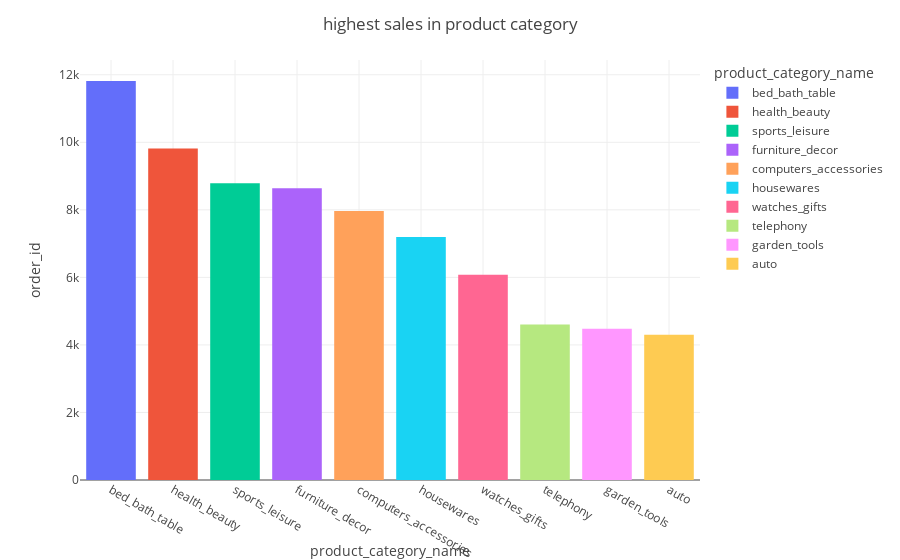

Notebook source saved alongside this figure:
### Code cell
PO= data[['product_category_name','order_id']]

group_4=PO.groupby(['product_category_name'],as_index=False).count().sort_values('order_id',ascending = False).head(10)
group_4


fig = px.bar(group_4,x='product_category_name', y='order_id',color = 'product_category_name')
fig.update_layout(title_text='highest sales in product category',title_x=0.5
                  ,template='gridon')
fig.show()

### Figure 1 — Plotly figure (JSON) as saved in the notebook; plotly's stock layout.template omitted (floating-point values rounded to 4 significant figures)
{"data": [{"alignmentgroup": "True", "hovertemplate": "product_category_name=%{x}<br>order_id=%{y}<extra></extra>", "legendgroup": "bed_bath_table", "marker": {"color": "#636efa"}, "name": "bed_bath_table", "offsetgroup": "bed_bath_table", "orientation": "v", "showlegend": true, "textposition": "auto", "type": "bar", "x": ["bed_bath_table"], "xaxis": "x", "y": [11815], "yaxis": "y"}, {"alignmentgroup": "True", "hovertemplate": "product_category_name=%{x}<br>order_id=%{y}<extra></extra>", "legendgroup": "health_beauty", "marker": {"color": "#EF553B"}, "name": "health_beauty", "offsetgroup": "health_beauty", "orientation": "v", "showlegend": true, "textposition": "auto", "type": "bar", "x": ["health_beauty"], "xaxis": "x", "y": [9816], "yaxis": "y"}, {"alignmentgroup": "True", "hovertemplate": "product_category_name=%{x}<br>order_id=%{y}<extra></extra>", "legendgroup": "sports_leisure", "marker": {"color": "#00cc96"}, "name": "sports_leisure", "offsetgroup": "sports_leisure", "orientation": "v", "showlegend": true, "textposition": "auto", "type": "bar", "x": ["sports_leisure"], "xaxis": "x", "y": [8790], "yaxis": "y"}, {"alignmentgroup": "True", "hovertemplate": "product_category_name=%{x}<br>order_id=%{y}<extra></extra>", "legendgroup": "furniture_decor", "marker": {"color": "#ab63fa"}, "name": "furniture_decor", "offsetgroup": "furniture_decor", "orientation": "v", "showlegend": true, "textposition": "auto", "type": "bar", "x": ["furniture_decor"], "xaxis": "x", "y": [8640], "yaxis": "y"}, {"alignmentgroup": "True", "hovertemplate": "product_category_name=%{x}<br>order_id=%{y}<extra></extra>", "legendgroup": "computers_accessories", "marker": {"color": "#FFA15A"}, "name": "computers_accessories", "offsetgroup": "computers_accessories", "orientation": "v", "showlegend": true, "textposition": "auto", "type": "bar", "x": ["computers_accessories"], "xaxis": "x", "y": [7963], "yaxis": "y"}, {"alignmentgroup": "True", "hovertemplate": "product_category_name=%{x}<br>order_id=%{y}<extra></extra>", "legendgroup": "housewares", "marker": {"color": "#19d3f3"}, "name": "housewares", "offsetgroup": "housewares", "orientation": "v", "showlegend": true, "textposition": "auto", "type": "bar", "x": ["housewares"], "xaxis": "x", "y": [7196], "yaxis": "y"}, {"alignmentgroup": "True", "hovertemplate": "product_category_name=%{x}<br>order_id=%{y}<extra></extra>", "legendgroup": "watches_gifts", "marker": {"color": "#FF6692"}, "name": "watches_gifts", "offsetgroup": "watches_gifts", "orientation": "v", "showlegend": true, "textposition": "auto", "type": "bar", "x": ["watches_gifts"], "xaxis": "x", "y": [6075], "yaxis": "y"}, {"alignmentgroup": "True", "hovertemplate": "product_category_name=%{x}<br>order_id=%{y}<extra></extra>", "legendgroup": "telephony", "marker": {"color": "#B6E880"}, "name": "telephony", "offsetgroup": "telephony", "orientation": "v", "showlegend": true, "textposition": "auto", "type": "bar", "x": ["telephony"], "xaxis": "x", "y": [4605], "yaxis": "y"}, {"alignmentgroup": "True", "hovertemplate": "product_category_name=%{x}<br>order_id=%{y}<extra></extra>", "legendgroup": "garden_tools", "marker": {"color": "#FF97FF"}, "name": "garden_tools", "offsetgroup": "garden_tools", "orientation": "v", "showlegend": true, "textposition": "auto", "type": "bar", "x": ["garden_tools"], "xaxis": "x", "y": [4479], "yaxis": "y"}, {"alignmentgroup": "True", "hovertemplate": "product_category_name=%{x}<br>order_id=%{y}<extra></extra>", "legendgroup": "auto", "marker": {"color": "#FECB52"}, "name": "auto", "offsetgroup": "auto", "orientation": "v", "showlegend": true, "textposition": "auto", "type": "bar", "x": ["auto"], "xaxis": "x", "y": [4301], "yaxis": "y"}], "layout": {"barmode": "relative", "legend": {"title": {"text": "product_category_name"}, "tracegroupgap": 0}, "margin": {"t": 60}, "title": {"text": "highest sales in product category", "x": 0.5}, "xaxis": {"anchor": "y", "categoryarray": ["bed_bath_table", "health_beauty", "sports_leisure", "furniture_decor", "computers_accessories", "housewares", "watches_gifts", "telephony", "garden_tools", "auto"], "categoryorder": "array", "domain": [0, 1], "title": {"text": "product_category_name"}}, "yaxis": {"anchor": "x", "domain": [0, 1], "title": {"text": "order_id"}}}}
